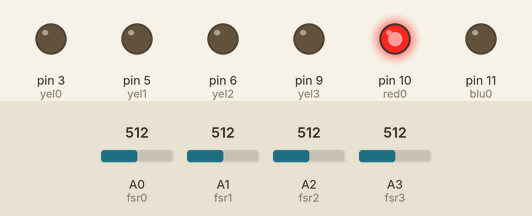
The sketch below on a simulated Arduino Uno, built with avr-gcc and run on an emulated ATmega328P. Parts: output pins drawn as LEDs (lit = HIGH). The test bench sets the inputs (shaded band); at power-on: A0 (fsr0) = 512, A1 (fsr1) = 512, A2 (fsr2) = 512, A3 (fsr3) = 512. What the sketch prints to the serial monitor is not drawn.

Above: at 1.2 s.
1.3 s: A0 (fsr0) set to 108
4.3 s: A0 (fsr0) set to 93
Timing chart, 0 to 7.3 s (numbered marks = the images above; inputs shaded):
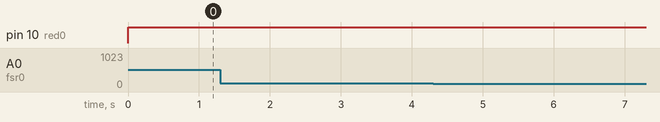

Measured:
- after the input at 1.3 s, every drawn part: stays the same
- after the input at 4.3 s, every drawn part: stays the same

The sketch:

mat_4.7.ino
```cpp
/* Smart Yoga Mat Code V3 */

int fsr0 = 0;     // the FSR and 10K pulldown are connected to a0
int rdg0;            // the analog reading from the FSR resistor divider
int yel0 = 3;

int fsr1 = 1;     // the FSR and 10K pulldown are connected to a0
int rdg1;            // the analog reading from the FSR resistor divider
int yel1 = 5;

int fsr2 = 2;     // the FSR and 10K pulldown are connected to a0
int rdg2;            // the analog reading from the FSR resistor divider
int yel2 = 6;

int fsr3 = 3;     // the FSR and 10K pulldown are connected to a0
int rdg3;            // the analog reading from the FSR resistor divider
int yel3 = 9;

int red0 = 10;
int blu0 = 11;

int totl;
int vals;
int avg1;

int val0;
int val1;
int val2;
int val3;

int minval = 0;
int lcount = 1;
int dif = 0;

int valA[] = {rdg0, rdg1, rdg2, rdg3};
int yelA[] = {yel0, yel1, yel2, yel3};

void setup(void) {
  // We'll send debugging information via the Serial monitor
  Serial.begin(9600);

  pinMode(yel0, OUTPUT);
  pinMode(yel1, OUTPUT);
  pinMode(yel2, OUTPUT);
  pinMode(yel3, OUTPUT);
  pinMode(red0, OUTPUT);
  pinMode(blu0, OUTPUT);

}

void loop(void) {

  rdg0 = analogRead(fsr0);
  rdg1 = analogRead(fsr1);
  rdg2 = analogRead(fsr2);
  rdg3 = analogRead(fsr3);

  if( rdg0 > 400 ) {
    val0 = 1;
  } else {
    val0 = 0;
  }

  if( rdg1 > 400 ) {
    val1 = 1;
  } else {
    val1 = 0;
  }

  if( rdg2 > 900 ) {
    val2 = 1;
  } else {
    val2 = 0;
  }

  if( rdg3 > 900 ) {
    val3 = 1;
  } else {
    val3 = 0;
  }

  vals = val0 + val1 + val2 + val3;

 // if( vals// some recursive shit

  //totl = rdg0 + rdg1 + rdg2 + rdg3;

  //avg1 = totl/4;

  if( vals > 3 ) {

    digitalWrite(yel0,  LOW);
    digitalWrite(yel1,  LOW);
    digitalWrite(yel2,  LOW);
    digitalWrite(yel3,  LOW);

    digitalWrite(red0,  LOW);
    digitalWrite(blu0,  LOW);

    dif = valA[minval] - valA[lcount];

    int i;
    for (i = 1; i < 5; i = i + 1) {

      lcount = i;

      switch (vals) {
      case 1:
        if (dif < 0) {
          minval = lcount;
        }
        break;
      case 2:
        if (dif < 0) {
          minval = lcount;
        }
        break;
      case 3:
        if (dif < 0) {
          minval = lcount;
        }
        break;
      case 4:
        analogWrite( 5, HIGH);
        analogWrite( 6, HIGH);
        digitalWrite(blu0, HIGH);

        delay(100);

        analogWrite( 5, LOW);
        analogWrite( 6, LOW);
        break;
      default:
        //do no things
      break;
      }
    }

    //digitalWrite(yelA[minval], HIGH);

  } else {
    digitalWrite(yel0,  LOW);
    digitalWrite(yel1,  LOW);
    digitalWrite(yel2,  LOW);
    digitalWrite(yel3,  LOW);

    digitalWrite(red0, HIGH);
    digitalWrite(blu0,  LOW);
  }

   Serial.print("minval = ");
   Serial.print(minval);

   Serial.print(", rdg0 = ");
   Serial.print(rdg0);

   Serial.print(", rdg1 = ");
   Serial.print(rdg1);

   Serial.print(", rdg2 = ");
   Serial.print(rdg2);

   Serial.print(", rdg3 = ");
   Serial.println(rdg3);

   delay(100);
}
```
